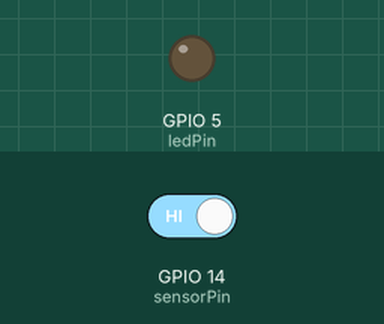
Bench run of a sketch on a simulated ESP8266 (NodeMCU). On the bench: output pins drawn as LEDs (lit = HIGH). The test bench sets the inputs (shaded band); at power-on: GPIO 14 (sensorPin) HIGH. What the sketch prints to the serial monitor is not drawn.

Above: at 1.7 s.
1.8 s: GPIO 14 (sensorPin) driven LOW
At 1.87 s:
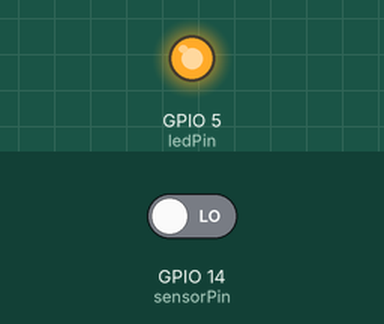
Timing chart, 0 to 4.8 s (numbered marks = the images above; inputs shaded):
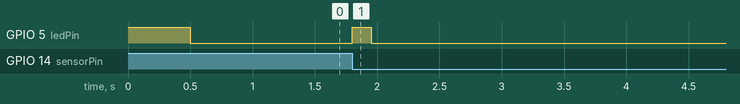

Measured:
- after the input at 1.8 s, GPIO 5 (ledPin): LOW → HIGH at once, → LOW 0.15 s later

The sketch:

cds_sensor.ino
```cpp
#include <Arduino.h>
const int ledPin = 5; // D1
const int sensorPin = 14; // D5

volatile boolean enableTriger = true;

ICACHE_RAM_ATTR void detect_sensor()
{
    if (enableTriger)
    {
        enableTriger = false;
    }
}

void setup()
{
  pinMode(sensorPin, INPUT_PULLUP);
  pinMode(ledPin, OUTPUT);

  //인터럽트 셋업
  attachInterrupt(digitalPinToInterrupt(sensorPin), detect_sensor, FALLING);

  digitalWrite(ledPin, HIGH); // turn the LED off by making the voltage LOW
  Serial.begin(115200);

  while (!Serial); // wait for serial attach
  delay(500);

  digitalWrite(ledPin, LOW); // turn the LED on (HIGH is the voltage level)

  Serial.println(":-]");
  Serial.println("Serial connected");

}

int count = 0;
void loop()
{
    int sensorState = digitalRead(sensorPin);

    if (!enableTriger) //발사 신호 감지
    {

      digitalWrite(ledPin, HIGH); // turn the LED off by making the voltage LOW


      delay(150);
      count++;

        Serial.println("detect sensor : " + String(count));
      digitalWrite(ledPin, LOW); // turn the LED on (HIGH is the voltage level)
      enableTriger = true;

    }
}
```
